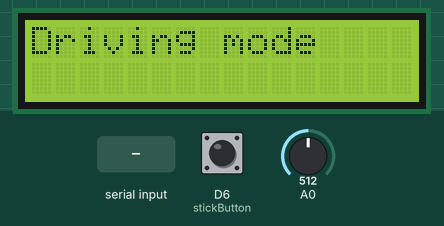
This sketch was run on a simulated ESP8266 (NodeMCU). On the bench: 16×2 character LCD. The inputs (shaded band) are chosen by the test bench; at power-on: D6 (stickButton) HIGH, A0 = 512. What the sketch prints to the serial monitor is not drawn.

Above: at 2.2 s.
2.3 s: D6 (stickButton) pulled LOW for 1 s
At 4.4 s:
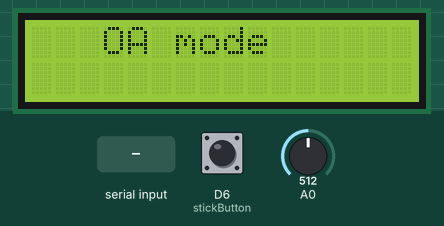
4.8 s: "R." received over Serial
At 6.5 s:
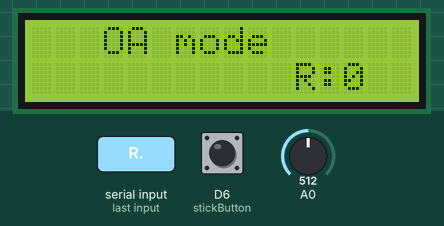
6.8 s: "M." received over Serial
At 7.4 s:
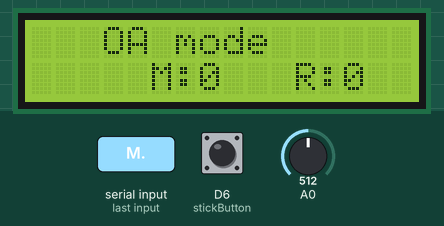
8.3 s: "L." received over Serial
At 8.8 s:
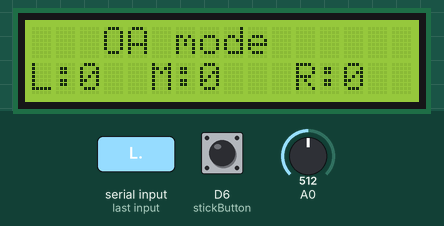
9.8 s: D6 (stickButton) pulled LOW for 0.15 s
At 11.0 s:
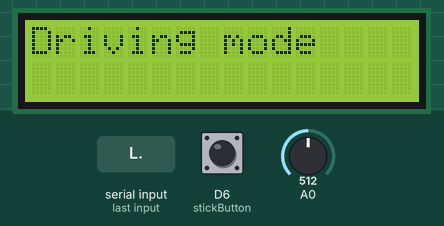
11.4 s: A0 set to 412
12.9 s: A0 set to 388
Timing chart, 0 to 15.9 s (numbered marks = the images above; inputs shaded):
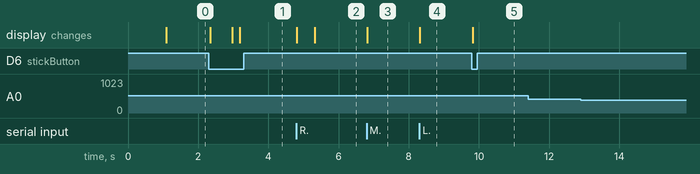

The sketch:

Controller_Code.ino
```cpp
#include<EEPROM.h>           //For saving settings value.
#include<Wire.h>
#include<LiquidCrystal_I2C.h>

//Define LCD pinout.

//const int en = 2, rw = 1, rs = 0, d4 = 4, d5 = 5, d6 = 6, d7 = 7, bl = 3;

//Define I2C address - change if required
//const int i2c_addr = 0x3F;

LiquidCrystal_I2C lcd(0x3F, 2, 1, 0, 4, 5, 6, 7, 3, POSITIVE);

#define xTrigger              D3    //This pin will be turned HIGH and the other LOW to read X axis potentiometer's value via A0
#define yTrigger              D0    //This pin will be turned HIGH and the other LOW to read Y axis potentiometer's value via A0

unsigned short xAxisValue() //Function to read X axis potentiometer's value via A0
{
  //Allowing only X axis potentiometer's value to be exposed to A0
  digitalWrite(xTrigger, HIGH);
  digitalWrite(yTrigger, LOW);
  delay(10);
  return analogRead(A0);
}
unsigned short yAxisValue()
{
  //Allowing only Y axis potentiometer's value to be exposed to A0
  digitalWrite(xTrigger, LOW);
  digitalWrite(yTrigger, HIGH);
  delay(10);

  return analogRead(A0);
}

#define stickButton           D6                           //Built in button of joystick
#define buttonValue           digitalRead(stickButton)
//#define xAxisValue()                  analogRead(varX)
//#define yAxisValue()                 analogRead(varY)
#define  noSettings  12                                      //Number of settings
#define scaleFactor 5                                        //Scale factor for scaling data to save and retrieve values to EEPROM.
unsigned short Mode = 0;                                     //0 - Joystick driving mode
                                                             //1 - settings mode
                                                             //2 - Obstacle avoidance mood
short settingsIndex = 0;                            //Which settings we were tinkering.
String settingsName[noSettings] = {"BF Lower PWM", "BF Upper PWM", "LR Lower PWM", "LR Upper PWM", "Joystick Low", "Joystick High", "OA BF PWM", "OA BF time", "OA LR PWM" , "OA LR time", "Safe Distance", "Save changes?"}; //Name of setting
short settingsValue[noSettings] = {70,        170,             80,          120,              400,              700,             90,         300,        200,          150,           6,                  0       }; //Initial parameters
/*                                      Index: 0         1               2            3                  4                5                6           7           8             9             10                  11      */ //Index
unsigned long lastPressed = millis();
String message = "a", Value = "0";                           //For storing serial message of OA mode , L, M, R distance.
char   Direction = 'M';
unsigned short actionValue = 0;

  void serialPrint(char c, int v)                             //for printing message to the Seiral Monitor in the format 'action:value.'
{
    Serial.print(c);
    Serial.print(':');
    Serial.print(v);
    Serial.print('.');
}


void setup() {

  Serial.begin(9600);
  pinMode(stickButton, INPUT_PULLUP);
  pinMode(xTrigger, OUTPUT);
  pinMode(yTrigger, OUTPUT);
  pinMode(A0, INPUT);
  lcd.begin(16, 2);
  //Welcome message
  lcd.setCursor(0, 0);
  lcd.print("Ready to Rock!");

  /*   Let's keep this eeprom thing out for now
  for(int i = 0; i<= noSettings -2; i++)
  {
    settingsValue[i] = EEPROM.read(i)*(i==noSettings-2?1:scaleFactor);  //Retrieving data from the EEPROM to our array.
                                                    //One byte can store 255 at maximum, so when we saved it, we scaled down the value by a factor of 5
                                                    //So here to use them we are scaling it up by 5.
  }
  */
  delay(1000);
  lcd.clear();
}


/*
 * Control Characters
 * Forward - 'f'
 * Backward - 'b'
 * Left - 'l'
 * Right - 'r'
 *
 * Mode setup - 'm'
 *
 * Serial command print format - "Command:Value" for example: "f:120." means go forward with a pwm of 120
 */

 /*
  * Debug listing
  * 1. Disable going front after facing obstacle feature
  * 2. Send front distance after 500 ms.
  */


void loop() {


  if(buttonValue == 0 && millis() - lastPressed > 200) //Whether the joystick button is pressed - to change the mood.
  {
   Mode++;  Mode%=3; //Limiting to 0,1,2 modes


   switch(Mode) //Taking action for selected new mode
   {
    case 0: //Joystick Driving mood.
    {
       Serial.print("m:1."); //Giving the car a command to set it's mode to joystick driving mode
      lcd.clear();
    }
     break;

    case 1:  //Settings mode
    {
      lcd.clear();
       lcd.setCursor(0,1);
    lcd.print("Settings mode");
    delay(600);
    lcd.clear();
    }
    break;

    case 2:  //Obstacle avoidance mode
    {
      for(int i = 6; i<=noSettings-1; i++)       //Updating the settings parameters after exiting settings mode each time.
      {
        serialPrint(char('0' + i - 6), settingsValue[i]);  //Sending the changed values of the OA settings to the Car.
      }
      lcd.clear();
      Serial.print("m:2."); //Giving the car a command to set it's mode to 2/oa mode
    }

    break;
    default: break;
   }
   lastPressed = millis();
  }


  if(Mode==2)       //In obstacle avoidance mode.
  {
      lcd.setCursor(3,0);
    lcd.print("OA mode");

    if(Serial.available())
    {
        message = Serial.readStringUntil('.');
        Direction = message[0]; //The type of action the remote wants us to take.
        Value = message.substring(2, message.length());
        actionValue = Value.toInt();

         switch(Direction)
    {
      case 'M':
      {
         lcd.setCursor(5, 1);
         lcd.print("M:");
         if((actionValue-1)%10==0 || (actionValue+1)%10==0) { lcd.setCursor(7, 1);  lcd.print("   "); } //Clearing garbage value on the display.
         lcd.setCursor(7, 1);
         lcd.print(actionValue);
      }
      break;

      case 'L':
      {
        lcd.setCursor(0, 1);
         lcd.print("L:");
         lcd.setCursor(2, 1);
         lcd.print(actionValue);
      }
      break;

       case 'R':
      {
        lcd.clear(); //Clearing the display to print Right, Middle and Left distance after facing an obstacle.
        delay(500);
        lcd.setCursor(11, 1);
         lcd.print("R:");
         lcd.setCursor(13, 1);
         lcd.print(actionValue);
      }
      break;

      default: break;

    }

       lcd.setCursor(3,0);
    lcd.print("OA mode");
    }
  }


    if(Mode==1)               //Settings mode
    {
      if(millis() - lastPressed > 400)
      {
          if( yAxisValue()> 700 ) //Joystick is moved up
          {
            settingsIndex++;
        settingsIndex%=noSettings; //Constraining the value upto
        lcd.clear();
        lastPressed = millis();
          }

          else if(yAxisValue()< 300)
          {
            settingsIndex--; if(settingsIndex==-1) { settingsIndex = noSettings - 1; }
            lcd.clear();
            lastPressed = millis();
          }
      }

      if(millis() - lastPressed > 200)   //Checking for left-right joystick move, to change the value of the settings.
      {
         if(xAxisValue()> 700)  //whether the joystick is moved right.
          {
            if(settingsIndex == noSettings-1)  //The last setting - save changes
            { /*
              for(int i = 0; i <= noSettings - 2; i++)
              { EEPROM.update(i, settingsValue[i]/(i==noSettings-2?1:scaleFactor)); }  //Updating the first noSettings - 1 bytes of the EEPROM with the values of the settings array.
              */
              //Printing the success message.
              lcd.clear();
              lcd.setCursor(4, 0);
              lcd.print("Saved");
              lcd.setCursor(0, 1);
              lcd.print("successfully!:)");
              delay(500);
              lcd.clear();
            }
            else  //If it's not the save menu.
            {
           settingsValue[settingsIndex]+=(settingsIndex==noSettings-2?1:scaleFactor);    //If we are changing safe distance limit, change by 1, or change by scale factor.
           if( (settingsValue[settingsIndex]+1)%10==0 || (settingsValue[settingsIndex]-1)%10==0 ) { lcd.clear(); } //Clearing the probable garbage value left by last small or greater number at
                                                                                      //that position of the lcd display.
            }
           lastPressed = millis();

          }

          else if(xAxisValue() < 300)   //whether the joystick is moved left.
          {
           settingsValue[settingsIndex]-=(settingsIndex==noSettings-2?1:scaleFactor);    //If we are changing safe distance limit, change by 1, or change by scale factor.
           if( (settingsValue[settingsIndex]+1)%10==0 || (settingsValue[settingsIndex]-1)%10==0 ) { lcd.clear(); } //Clearing the probable garbage value left by last small or greater number at
           lastPressed = millis();                                                    //that position of the lcd display.
          }

      }


      //Printing the name of setting and value
      lcd.setCursor(0, 0);
      lcd.print(settingsName[settingsIndex]); //Name
      lcd.setCursor(6, 1);
      lcd.print(settingsValue[settingsIndex]); //Value
      lcd.setCursor(0, 1);
      lcd.print(settingsIndex + 1); //Settings index.
      lcd.setCursor(2, 1);
      lcd.print('.');

    }


   if(Mode==0)  //Whether the controller is in joystck driving mode.
   {
   lcd.setCursor(0, 0);
               lcd.print("Driving mode");
                /*      The direction of the car is set to be compliant with 2D co-ordinate system considering the actual joystick X and Y axis
                 *       increment and decrement. The car is considered to be placed along on the origin, having it's head directed towards the postive
                 *       direction of Y axis.
                 *       Y++  Go forward
                 *       Y-- Go backward
                 *       X++ Go right
                 *       X-- go left
                 *
                 *
                 *
                 */

  if(yAxisValue() < settingsValue[4])
  {
    Serial.print('b');
    Serial.print(':');
    Serial.print(map(yAxisValue(), settingsValue[4], 0, settingsValue[0], settingsValue[1])); //sending the speed.
    Serial.print('.');

  }
  else if(yAxisValue() > settingsValue[5]  )
  {
   Serial.print('f');
    Serial.print(':');
    Serial.print(map(yAxisValue(),settingsValue[5], 1023 , settingsValue[0], settingsValue[1])); //sending the speed.
    Serial.print('.');
  }
  /*
   *String settingsName[noSettings] = {"BF Lower PWM", "BF Upper PWM", "LR Lower PWM", "LR Upper PWM", "Joystick Low", "Joystick High"}; //Name of setting
unsigned short settingsValue[noSettings] = {50, 170, 80, 100, 490, 530};
   *
   */
  else if(xAxisValue() < settingsValue[4] )
  {
    Serial.print('l');
    Serial.print(':');
    Serial.print(map(xAxisValue(),settingsValue[4], 0 , settingsValue[2], settingsValue[3])); //sending the speed.
    Serial.print('.');
  }

  else if( xAxisValue() > settingsValue[5])
  {
    Serial.print('r');
    Serial.print(':');
    Serial.print(map(xAxisValue(),settingsValue[5], 1023 , settingsValue[2], settingsValue[3])); //sending the speed.
    Serial.print('.');

  }
  }

  }
```

Measured:
- after the input at 2.3 s, the display: first changes after 0.05 s (image 1 shows a later state)
- after the input at 4.8 s, the display: first changes at once (image 2 shows a later state)
- after the input at 6.8 s, the display: changes at once (image 3)
- after the input at 8.3 s, the display: changes at once (image 4)
- after the input at 9.8 s, the display: changes at once (image 5)
- after the input at 11.4 s, every drawn part: stays the same
- after the input at 12.9 s, every drawn part: stays the same
